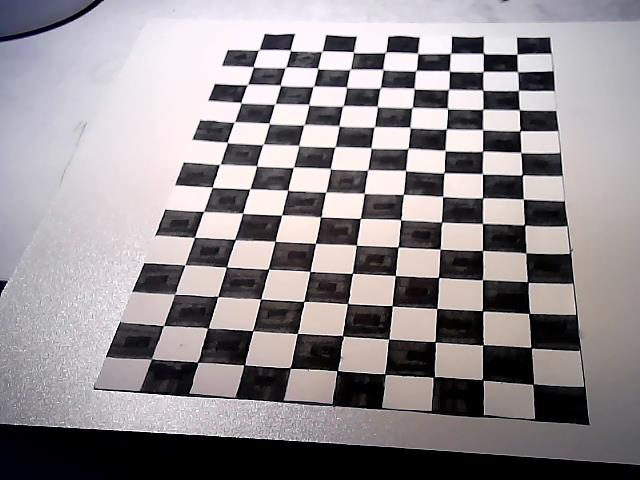
#> input picture 试验/视觉控制/CVControl/CameraCap/Cap_20211102_005426.jpg, 640 x 480 px
$ python calibration_photo2.py
#> lines starting #> are read from the running program, lines starting #| are printed output that depends on the picture
#> (reads 试验/视觉控制/相机标定/camera_data.npz from the repository)
import cv2
import numpy as np

# 标定图像
def calibration_photo(photo_path):
    #使用**cv.getOptimalNewCameraMatrix**()基于自由缩放参数来优化相机矩阵。
    #如果缩放参数alpha = 0，则返回具有最少不需要像素的未失真图像。
    #因此，它甚至可能会删除图像角落的一些像素。如果alpha = 1，则所有像素都保留有一些额外的黑色图像。
    #此函数还返回可用于裁剪结果的图像ROI。
    image = cv2.imread(photo_path)
#> image is the input picture: shape (480, 640, 3); mean B, G, R 143.5, 140.4, 146.1
    h,  w = image.shape[:2]
#> h = 480; w = 640
    newcameramtx, roi = cv2.getOptimalNewCameraMatrix(mtx, dist, (w,h), 1, (w,h))
#> roi = (5, 3, 630, 473)
    #使用cv.undistort()
    # undistort
    dst = cv2.undistort(image, mtx, dist, None, newcameramtx)
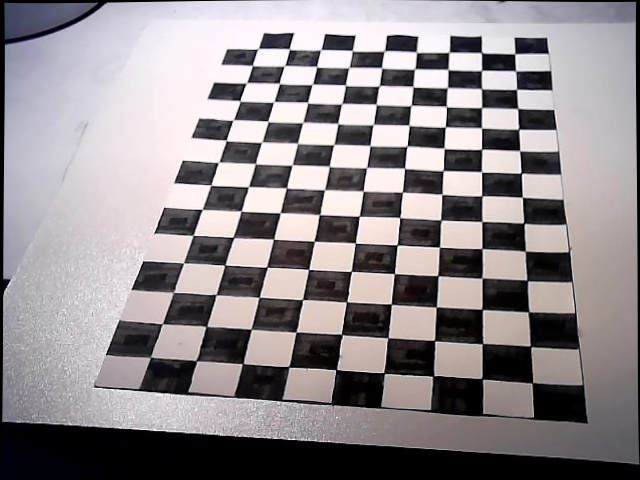
#> dst: shape (480, 640, 3); mean B, G, R 140.5, 137.6, 143.2
    # 剪裁图像
    x, y, w, h = roi
#> x = 5; y = 3; w = 630; h = 473
    dst = dst[y:y+h, x:x+w]
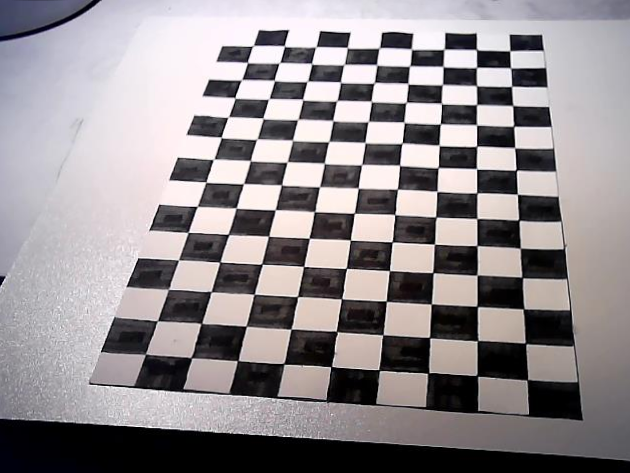
#> dst: shape (473, 630, 3); mean B, G, R 143.3, 140.3, 146.2
    cv2.imshow('calibresult', dst)


if __name__ == '__main__':
    # 读取相机内参
    with np.load('camera_data.npz') as X:
        mtx, dist = [X[i] for i in ('mtx', 'dist')]
        print(mtx, '\n', dist)
    #photo_path = "right12.jpg" # 标定图像保存路径
    photo_path = "../CVControl/CameraCap/Cap_20211102_005426.jpg"
    calibration_photo(photo_path)
    cv2.waitKey()
    cv2.destroyAllWindows()
